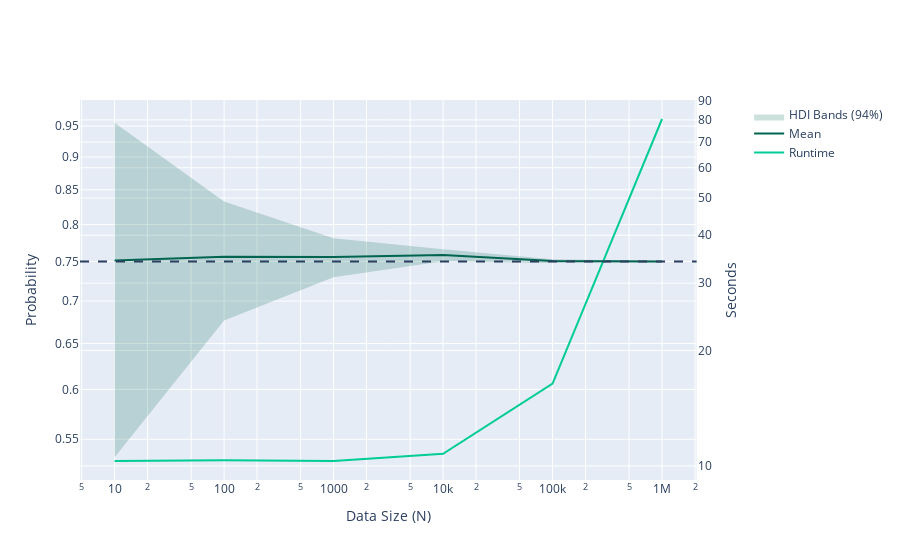

Write notebook code for a chart like this one.
### Code cell
plot_results(results, "p_hat", p_true)

### Figure 1 — Plotly figure (JSON) as saved in the notebook; plotly's stock layout.template omitted (floating-point values rounded to 4 significant figures)
{"data": [{"fill": "toself", "fillcolor": "rgba(0,100,80,0.2)", "line": {"color": "rgba(255,255,255,0)"}, "name": "HDI Bands (94%)", "type": "scatter", "x": [10, 100, 1000, 10000, 100000, 1000000, 1000000, 100000, 10000, 1000, 100, 10], "y": [0.9555, 0.8329, 0.7811, 0.7663, 0.7531, 0.7507, 0.7491, 0.7479, 0.7504, 0.7298, 0.6765, 0.533]}, {"line": {"color": "rgb(0,100,80)"}, "mode": "lines", "name": "Mean", "type": "scatter", "x": [10, 100, 1000, 10000, 100000, 1000000], "y": [0.7512, 0.7564, 0.7561, 0.7586, 0.7506, 0.7499]}, {"mode": "lines", "name": "Runtime", "type": "scatter", "x": [10, 100, 1000, 10000, 100000, 1000000], "xaxis": "x", "y": [10.3, 10.35, 10.31, 10.76, 16.4, 80.44], "yaxis": "y2"}], "layout": {"shapes": [{"line": {"dash": "dash"}, "name": "True Value", "type": "line", "x0": 0, "x1": 1, "xref": "x domain", "y0": 0.75, "y1": 0.75, "yref": "y"}], "xaxis": {"anchor": "y", "domain": [0, 0.94], "title": {"text": "Data Size (N)"}, "type": "log"}, "yaxis": {"anchor": "x", "domain": [0, 1], "title": {"text": "Probability"}, "type": "log"}, "yaxis2": {"anchor": "x", "overlaying": "y", "side": "right", "title": {"text": "Seconds"}, "type": "log"}}}
